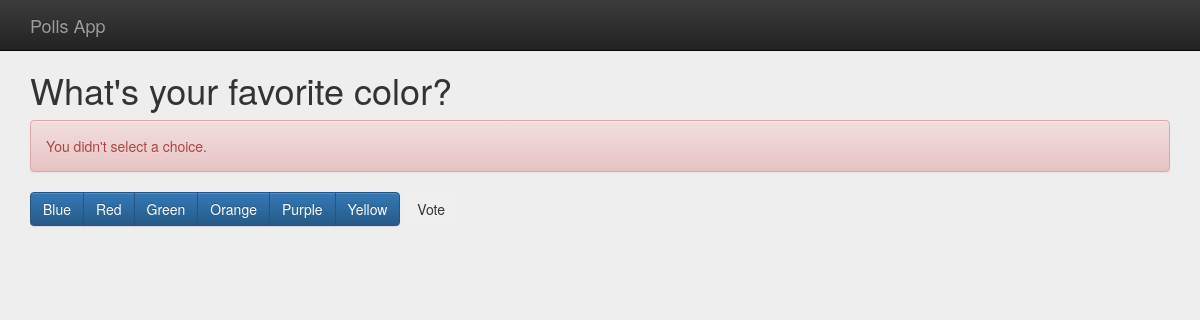
/polls/3/vote/, run on the app's committed database.
### polls/models.py (models this page shows, shortened)
class Question(models.Model):
    question_text = models.CharField(max_length=200)
    pub_date = models.DateTimeField('date published')
    def was_published_recently(self):
        now = timezone.now()
        return now - datetime.timedelta(days=1) <= self.pub_date <= now
    was_published_recently.admin_order_field = 'pub_date'
    was_published_recently.boolean = True
    was_published_recently.short_description = 'Published recently?'

class Choice(models.Model):
    question = models.ForeignKey(Question, on_delete=models.CASCADE)
    choice_text = models.CharField(max_length=200)
    votes = models.IntegerField(default=0)

### polls/views.py (the view)
# urls.py: url(r'^(?P<question_id>[0-9]+)/vote/$', views.vote, name='vote'),
def vote(request, question_id):
    p = get_object_or_404(Question, pk=question_id)
    try:
        selected_choice = p.choice_set.get(pk=request.POST['choice'])
    except (KeyError, Choice.DoesNotExist):
        return render(request, 'polls/detail.html', {
            'question': p,
            'error_message': "You didn't select a choice.",
        })
    else:
        selected_choice.votes += 1
        selected_choice.save()
        return HttpResponseRedirect(reverse('polls:results', args=(p.id,)))

### polls/templates/polls/detail.html (shortened to what this page needs)
{% extends "polls/base.html" %}
{% block content %}
  <h1>{{ question.question_text }}</h1>
  {% if error_message %}<div class="alert alert-danger" role="alert">{{ error_message }}</div>{% endif %}
  <form id='voteForm' action="{% url 'polls:vote' question.id %}" method="post">
    <div class="btn-group" data-toggle="buttons">
      {% for choice in question.choice_set.all %}
        <label class="btn btn-primary">
            {{ choice.choice_text }}
        </label>
      {% endfor %}
    </div>
    <button class="btn" id="voteSubmit" type="submit" value="vote">Vote</button>
  </form>
{% endblock content %}

### polls/static/polls/style.css (style rules this page uses)
body { background-color: #EEE; }

### data on the page
Question: question_text "What's your favorite color?"
Choice: choice_text "Blue"
Choice: choice_text "Red"
Choice: choice_text "Green"
Choice: choice_text "Orange"
Choice: choice_text "Purple"
Choice: choice_text "Yellow"

### other printed values
{{ error_message }} "You didn't select a choice."
